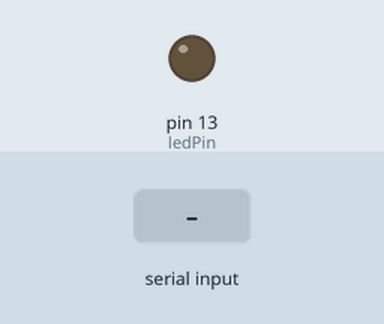
A sketch run on a simulated Arduino Uno, built with avr-gcc and run on an emulated ATmega328P. Parts: output pins drawn as LEDs (lit = HIGH). The inputs (shaded band) are chosen by the test bench.

Above: at 1.2 s.
1.3 s: "1" received over Serial
At 2.5 s:
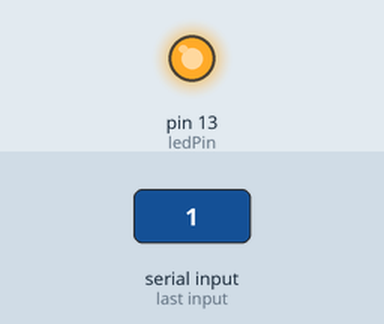
2.8 s: "0" received over Serial
At 3.8 s:
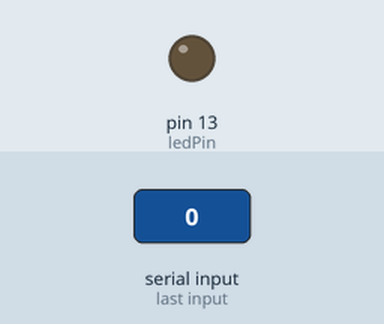
Timing chart, 0 to 5.8 s (numbered marks = the images above; inputs shaded):
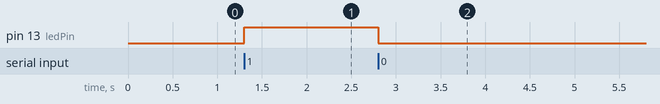

The sketch:

Example_9_Computer_Interfacing.ino
```cpp
// Example_9_Computer_Interfacing
int ledPin=13;
int value;
void setup ()
{
  Serial.begin(9600);
  pinMode(ledPin,OUTPUT);
}
void loop ()
{
value = Serial.read();
if (value == '1') {digitalWrite(ledPin,HIGH);}
else if (value == '0') {digitalWrite(ledPin,LOW);}
}
```

Measured:
- after the input at 1.3 s, pin 13 (ledPin): LOW → HIGH at once
- after the input at 2.8 s, pin 13 (ledPin): HIGH → LOW at once
